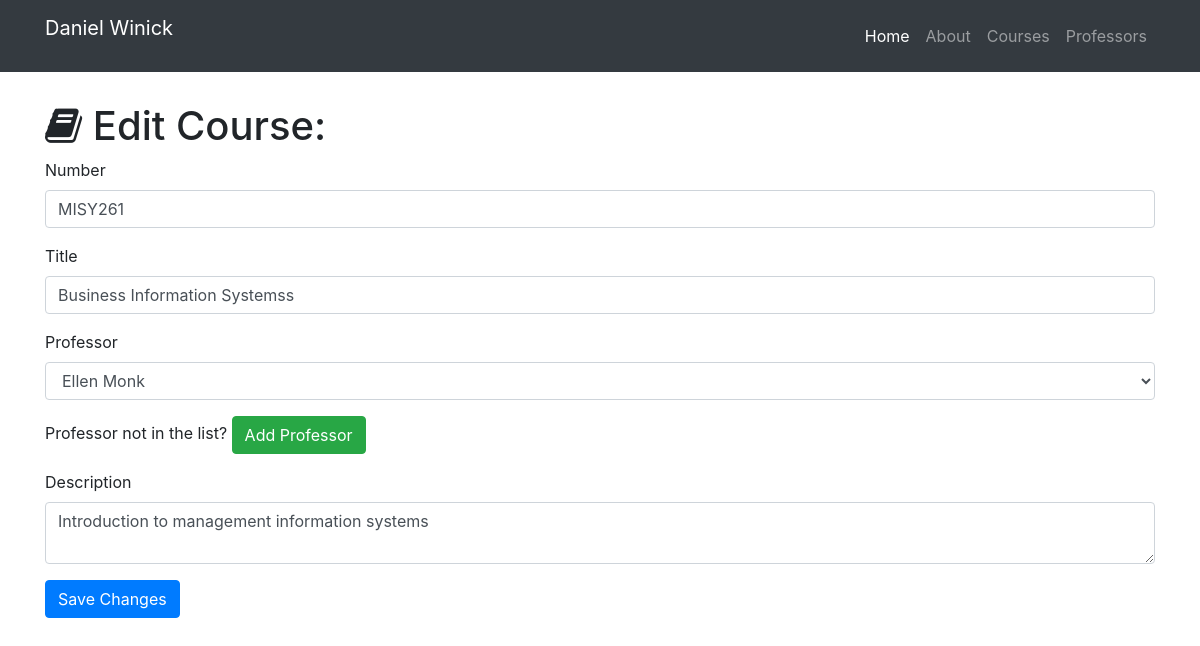
The app's page /course/edit/1, older data.
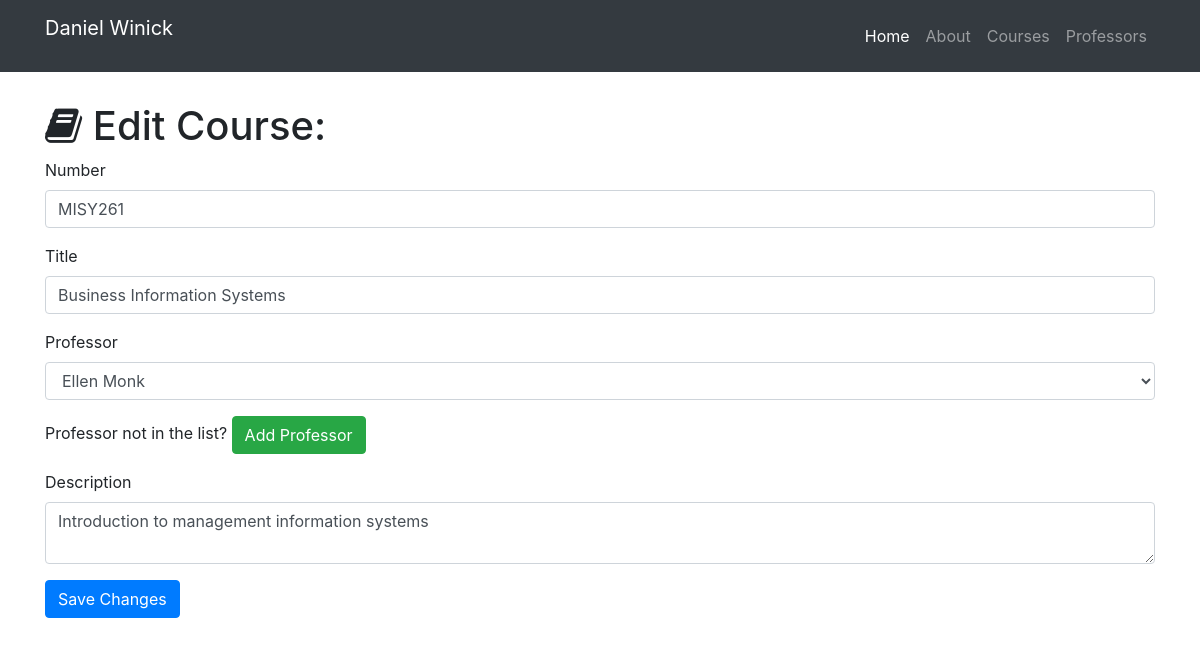
The same page, newer data.
### resume.py (models this page shows)
class Course(db.Model):
    __tablename__ = 'courses'
    id = db.Column(db.Integer, primary_key=True)
    number = db.Column(db.String(256))
    title = db.Column(db.String(256))
    desc = db.Column(db.Text)
    professor_id = db.Column(db.Integer, db.ForeignKey('professors.id'))

### resume.py (the view, shortened to what this page needs)
@app.route('/course/edit/<int:id>', methods=['GET', 'POST'])
def edit_course(id):
    course = Course.query.filter_by(id=id).first()
    professors = Professor.query.all()
    if request.method == 'GET':
        return render_template('courses-edit.html', course=course, professors=professors)

### templates/courses-edit.html (shortened to what this page needs)
{% extends "home-base.html"%}
{% block page_content%}
  <div class="container">
    <h1 class="mt-5"><i class="fa fa-book" aria-hidden="true"></i> Edit Course:</h1>
    <form action="/course/edit/{{course.id}}" method="post">
      <div class="form-group">
        <label>Number</label>
        <input class="form-control" type="text" name="number" value="{{course.number}}" required="true">
      </div>
      <div class="form-group">
        <label>Title</label>
        <input class="form-control" type="text" name="title" value="{{course.title}}" required="true">
      </div>
      <div class="form-group">
        <label>Professor</label>
        <select class="form-control" name="professor">
          {% for professor in professors %}
            {% if professor == course.professor %}
              <option selected="selected">{{professor.name}}</option>
            {% else %}
              <option>{{professor.name}}</option>
            {% endif %}
          {% endfor %}
        </select>
      </div>
      <div class="form-group">
        Professor not in the list? <a href="/professor/add" class="btn btn-success" role="button" aria-disabled="true">Add Professor</a>
      </div>
      <div class="form-group">
        <label>Description</label>
        <textarea class="form-control" name="desc" required="true">{{course.desc}}</textarea>
      </div>
      <button type="submit" class="btn btn-primary">Save Changes</button>
    </form>
  </div>
{% endblock%}

Row changes from the older to the newer data that the page shows:
changed Course "MISY261": title "Business Information Systemss" → "Business Information Systems"
